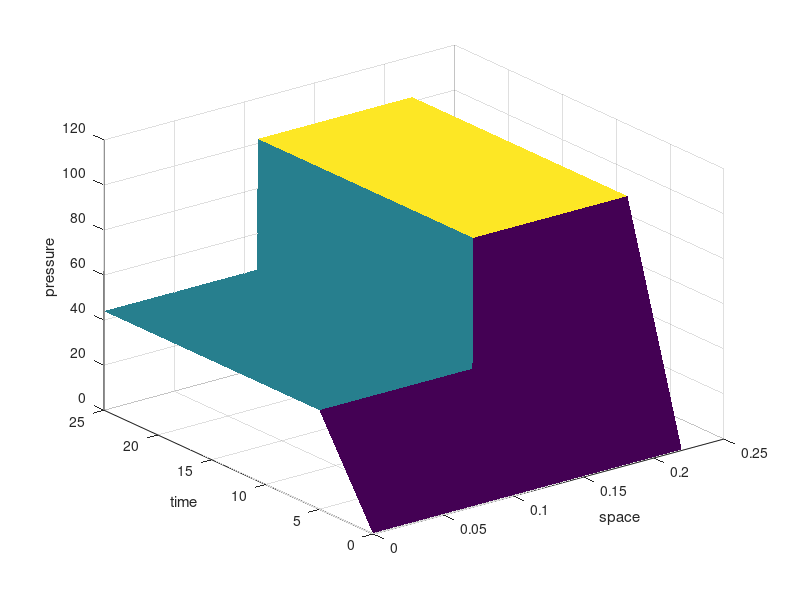

Recreate this plot in MATLAB.
clear
%%Define variables
N = 500; %number of grid points
L = 0.22;  
THb = 2.2*10^-3;
sigma = 1.2*10^-6;
kp = 5*10^-4;
km = 90;
m=3.6;
p(1) = 40;
H(1) = 1.7*10^-3;
dx = L/N; %space grid size
timesteps = input('Enter the number of time steps: ');
v = input('Enter speed of blood flow: ');
stablim = dx/v;
disp(['Stability limit = ' num2str(stablim)]) 
tau = input('Enter a time step: ');


xi = 2:N;               % Space index i
xp = 3:N+1;             % Space index i+1
xm = 1:N-1;             % Space index i-1
Time = 0;
tplot(1) = Time;
x = (0:N)*dx; 
i = 1;

%%Define Initial Conditions
P = zeros(N+1,1);
H = zeros(N+1,1);
P(1:N/2) = 44;
P(N/2:N) = 102;
H(1:N/2) = 0;
H(N/2:N) = 0.5;
%%Fill matrix
method = input('Choose a method (1 = original, 2 = FTCS, 3 = Lax Wenroff,4 = Upwind): ')
option = input('With constants (1 for yes, 2 for no)? ');
coef = (v*tau)/(2*dx);
coef2 = (v^2*tau^2)/(2*dx^2);
while (i <= timesteps)
    Time = Time +tau;
    tplot(i+1) = Time;
    Pplot(i+1,:) = P;
    HPlot(i+1,:) = H;
    if method == 1
        if option == 2
            P(xi) =tau*(-v*((P(xp)-P(xm))/(2*dx)))+P(xi);
            H(xi) = tau*(-v*((H(xp)-H(xm))/(2*dx)))+H(xi);
        else
            P(xi) =tau*(-v*((P(xp)-P(xm))/(2*dx))+(m*((km.*H(xi)-kp.*(THb-H(xi))).*P(xi))/sigma))+P(xi);
            H(xi) = tau*(-v*((H(xp)-H(xm))/(2*dx))+kp.*(THb-H(xi)).*P(xi)-km.*H(xi))+H(xi);
        end
    elseif method == 2
    %FTCS
        if option == 2
            P(xi) = P(xi)-((v*tau)/(2*dx))*(P(xp)-P(xm));
            H(xi) = H(xi)-((v*tau)/(2*dx))*(H(xp)-H(xm));
        else
            P(xi) = P(xi)-((tau*v/(2*dx))*(P(xp)-P(xm))+(m*((km.*H(xi)-kp.*(THb-H(xi))).*P(xi))/sigma));
            H(xi) = H(xi)-((v*tau/(2*dx))*(H(xp)-H(xm))+kp.*(THb-H(xi)).*P(xi)-km.*H(xi)); 
        end
    elseif method == 3
    %Lax-Wenroff
        if option == 1
            P(xi) = P(xi)-coef*(P(xp)-P(xm))+coef2*(P(xp)-2*P(xi)+P(xm))+(m*((km.*H(xi)-kp.*(THb-H(xi))).*P(xi))/sigma);
            H(xi) = H(xi)-coef*(H(xp)-H(xm))+coef2*(H(xp)-2*H(xi)+H(xm))+kp.*(THb-H(xi)).*P(xi)-km.*H(xi);
        else
            P(xi) = P(xi)-coef*(P(xp)-P(xm))+coef2*(P(xp)-2*P(xi)+P(xm));
            H(xi) = H(xi)-coef*(H(xp)-H(xm))+coef2*(H(xp)-2*H(xi)+H(xm)); 
        end
    elseif method == 4
        if option == 2
            P(xi) = P(xi)-(tau/dx)*(v*(P(xi)-P(xm)));
            H(xi) = H(xi)-(tau/dx)*(v*(H(xi)-H(xm)));
        else
            P(xi) = P(xi)-(tau/dx)*(v*(P(xi)-P(xm)))+(m*((km.*H(xi)-kp.*(THb-H(xi))).*P(xi))/sigma);
            H(xi) = H(xi)-(tau/dx)*(v*(H(xi)-H(xm)))+kp.*(THb-H(xi)).*P(xi)-km.*H(xi);
        end
    end
    i = i+1;
end
surf(x,tplot,Pplot,'EdgeColor','none');xlabel('space');ylabel('time');zlabel('pressure');